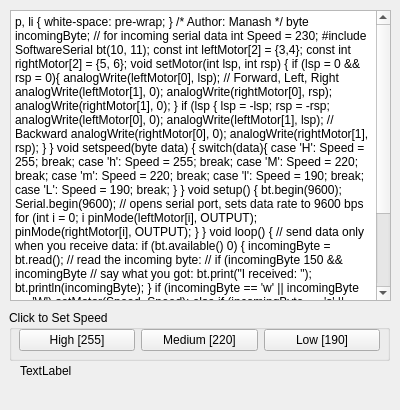
   <widget class="QWidget" name="tab_2">
    <attribute name="title">
     <string>Source code and Speed Control</string>
    </attribute>
    <widget class="QTextBrowser" name="textBrowser">
     <property name="geometry">
      <rect>
       <x>10</x>
       <y>10</y>
       <width>381</width>
       <height>291</height>
      </rect>
     </property>
     <property name="html">
      <string>&lt;!DOCTYPE HTML PUBLIC &quot;-//W3C//DTD HTML 4.0//EN&quot; &quot;http://www.w3.org/TR/REC-html40/strict.dtd&quot;&gt;
&lt;html&gt;&lt;head&gt;&lt;meta name=&quot;qrichtext&quot; content=&quot;1&quot; /&gt;&lt;style type=&quot;text/css&quot;&gt;
p, li { white-space: pre-wrap; }
&lt;/style&gt;&lt;/head&gt;&lt;body style=&quot; font-family:'MS Shell Dlg 2'; font-size:8.25pt; font-weight:400; font-style:normal;&quot;&gt;
&lt;p style=&quot; margin-top:0px; margin-bottom:0px; margin-left:0px; margin-right:0px; -qt-block-indent:0; text-indent:0px;&quot;&gt;&lt;span style=&quot; font-family:'Consolas'; font-size:12pt;&quot;&gt;/*&lt;/span&gt;&lt;/p&gt;
&lt;p style=&quot; margin-top:0px; margin-bottom:0px; margin-left:0px; margin-right:0px; -qt-block-indent:0; text-indent:0px;&quot;&gt;&lt;span style=&quot; font-family:'Consolas'; font-size:12pt;&quot;&gt;  Author: Manash&lt;/span&gt;&lt;/p&gt;
&lt;p style=&quot;-qt-paragraph-type:empty; margin-top:0px; margin-bottom:0px; margin-left:0px; margin-right:0px; -qt-block-indent:0; text-indent:0px; font-family:'Consolas'; font-size:12pt;&quot;&gt;&lt;br /&gt;&lt;/p&gt;
&lt;p style=&quot; margin-top:0px; margin-bottom:0px; margin-left:0px; margin-right:0px; -qt-block-indent:0; text-indent:0px;&quot;&gt;&lt;span style=&quot; font-family:'Consolas'; font-size:12pt;&quot;&gt;*/&lt;/span&gt;&lt;/p&gt;
&lt;p style=&quot;-qt-paragraph-type:empty; margin-top:0px; margin-bottom:0px; margin-left:0px; margin-right:0px; -qt-block-indent:0; text-indent:0px; font-family:'Consolas'; font-size:12pt;&quot;&gt;&lt;br /&gt;&lt;/p&gt;
&lt;p style=&quot; margin-top:0px; margin-bottom:0px; margin-left:0px; margin-right:0px; -qt-block-indent:0; text-indent:0px;&quot;&gt;&lt;span style=&quot; font-family:'Consolas'; font-size:12pt;&quot;&gt;byte incomingByte;   // for incoming serial data&lt;/span&gt;&lt;/p&gt;
&lt;p style=&quot; margin-top:0px; margin-bottom:0px; margin-left:0px; margin-right:0px; -qt-block-indent:0; text-indent:0px;&quot;&gt;&lt;span style=&quot; font-family:'Consolas'; font-size:12pt;&quot;&gt;int Speed = 230;&lt;/span&gt;&lt;/p&gt;
&lt;p style=&quot;-qt-paragraph-type:empty; margin-top:0px; margin-bottom:0px; margin-left:0px; margin-right:0px; -qt-block-indent:0; text-indent:0px; font-family:'Consolas'; font-size:12pt;&quot;&gt;&lt;br /&gt;&lt;/p&gt;
&lt;p style=&quot; margin-top:0px; margin-bottom:0px; margin-left:0px; margin-right:0px; -qt-block-indent:0; text-indent:0px;&quot;&gt;&lt;span style=&quot; font-family:'Consolas'; font-size:12pt;&quot;&gt;#include &amp;lt;SoftwareSerial.h&amp;gt;&lt;/span&gt;&lt;/p&gt;
&lt;p style=&quot;-qt-paragraph-type:empty; margin-top:0px; margin-bottom:0px; margin-left:0px; margin-right:0px; -qt-block-indent:0; text-indent:0px; font-family:'Consolas'; font-size:12pt;&quot;&gt;&lt;br /&gt;&lt;/p&gt;
&lt;p style=&quot; margin-top:0px; margin-bottom:0px; margin-left:0px; margin-right:0px; -qt-block-indent:0; text-indent:0px;&quot;&gt;&lt;span style=&quot; font-family:'Consolas'; font-size:12pt;&quot;&gt;SoftwareSerial bt(10, 11);&lt;/span&gt;&lt;/p&gt;
&lt;p style=&quot;-qt-paragraph-type:empty; margin-top:0px; margin-bottom:0px; margin-left:0px; margin-right:0px; -qt-block-indent:0; text-indent:0px; font-family:'Consolas'; font-size:12pt;&quot;&gt;&lt;br /&gt;&lt;/p&gt;
&lt;p style=&quot; margin-top:0px; margin-bottom:0px; margin-left:0px; margin-right:0px; -qt-block-indent:0; text-indent:0px;&quot;&gt;&lt;span style=&quot; font-family:'Consolas'; font-size:12pt;&quot;&gt;const int leftMotor[2] = {3,4};&lt;/span&gt;&lt;/p&gt;
&lt;p style=&quot; margin-top:0px; margin-bottom:0px; margin-left:0px; margin-right:0px; -qt-block-indent:0; text-indent:0px;&quot;&gt;&lt;span style=&quot; font-family:'Consolas'; font-size:12pt;&quot;&gt;const int rightMotor[2] = {5, 6};&lt;/span&gt;&lt;/p&gt;
&lt;p style=&quot;-qt-paragraph-type:empty; margin-top:0px; margin-bottom:0px; margin-left:0px; margin-right:0px; -qt-block-indent:0; text-indent:0px; font-family:'Consolas'; font-size:12pt;&quot;&gt;&lt;br /&gt;&lt;/p&gt;
&lt;p style=&quot;-qt-paragraph-type:empty; margin-top:0px; margin-bottom:0px; margin-left:0px; margin-right:0px; -qt-block-indent:0; text-indent:0px; font-family:'Consolas'; font-size:12pt;&quot;&gt;&lt;br /&gt;&lt;/p&gt;
&lt;p style=&quot; margin-top:0px; margin-bottom:0px; margin-left:0px; margin-right:0px; -qt-block-indent:0; text-indent:0px;&quot;&gt;&lt;span style=&quot; font-family:'Consolas'; font-size:12pt;&quot;&gt;void setMotor(int lsp, int rsp)&lt;/span&gt;&lt;/p&gt;
&lt;p style=&quot; margin-top:0px; margin-bottom:0px; margin-left:0px; margin-right:0px; -qt-block-indent:0; text-indent:0px;&quot;&gt;&lt;span style=&quot; font-family:'Consolas'; font-size:12pt;&quot;&gt;{&lt;/span&gt;&lt;/p&gt;
&lt;p style=&quot; margin-top:0px; margin-bottom:0px; margin-left:0px; margin-right:0px; -qt-block-indent:0; text-indent:0px;&quot;&gt;&lt;span style=&quot; font-family:'Consolas'; font-size:12pt;&quot;&gt;  if (lsp &amp;gt;= 0 &amp;amp;&amp;amp; rsp &amp;gt;= 0){&lt;/span&gt;&lt;/p&gt;
&lt;p style=&quot; margin-top:0px; margin-bottom:0px; margin-left:0px; margin-right:0px; -qt-block-indent:0; text-indent:0px;&quot;&gt;&lt;span style=&quot; font-family:'Consolas'; font-size:12pt;&quot;&gt;    analogWrite(leftMotor[0], lsp); // Forward, Left, Right&lt;/span&gt;&lt;/p&gt;
&lt;p style=&quot; margin-top:0px; margin-bottom:0px; margin-left:0px; margin-right:0px; -qt-block-indent:0; text-indent:0px;&quot;&gt;&lt;span style=&quot; font-family:'Consolas'; font-size:12pt;&quot;&gt;    analogWrite(leftMotor[1], 0);&lt;/span&gt;&lt;/p&gt;
&lt;p style=&quot; margin-top:0px; margin-bottom:0px; margin-left:0px; margin-right:0px; -qt-block-indent:0; text-indent:0px;&quot;&gt;&lt;span style=&quot; font-family:'Consolas'; font-size:12pt;&quot;&gt;    analogWrite(rightMotor[0], rsp);&lt;/span&gt;&lt;/p&gt;
&lt;p style=&quot; margin-top:0px; margin-bottom:0px; margin-left:0px; margin-right:0px; -qt-block-indent:0; text-indent:0px;&quot;&gt;&lt;span style=&quot; font-family:'Consolas'; font-size:12pt;&quot;&gt;    analogWrite(rightMotor[1], 0);&lt;/span&gt;&lt;/p&gt;
&lt;p style=&quot; margin-top:0px; margin-bottom:0px; margin-left:0px; margin-right:0px; -qt-block-indent:0; text-indent:0px;&quot;&gt;&lt;span style=&quot; font-family:'Consolas'; font-size:12pt;&quot;&gt;  }&lt;/span&gt;&lt;/p&gt;
&lt;p style=&quot; margin-top:0px; margin-bottom:0px; margin-left:0px; margin-right:0px; -qt-block-indent:0; text-indent:0px;&quot;&gt;&lt;span style=&quot; font-family:'Consolas'; font-size:12pt;&quot;&gt;  &lt;/span&gt;&lt;/p&gt;
&lt;p style=&quot; margin-top:0px; margin-bottom:0px; margin-left:0px; margin-right:0px; -qt-block-indent:0; text-indent:0px;&quot;&gt;&lt;span style=&quot; font-family:'Consolas'; font-size:12pt;&quot;&gt;  if (lsp &amp;lt; 0 &amp;amp;&amp;amp; rsp &amp;lt; 0)&lt;/span&gt;&lt;/p&gt;
&lt;p style=&quot; margin-top:0px; margin-bottom:0px; margin-left:0px; margin-right:0px; -qt-block-indent:0; text-indent:0px;&quot;&gt;&lt;span style=&quot; font-family:'Consolas'; font-size:12pt;&quot;&gt;  {&lt;/span&gt;&lt;/p&gt;
&lt;p style=&quot; margin-top:0px; margin-bottom:0px; margin-left:0px; margin-right:0px; -qt-block-indent:0; text-indent:0px;&quot;&gt;&lt;span style=&quot; font-family:'Consolas'; font-size:12pt;&quot;&gt;    lsp = -lsp;&lt;/span&gt;&lt;/p&gt;
&lt;p style=&quot; margin-top:0px; margin-bottom:0px; margin-left:0px; margin-right:0px; -qt-block-indent:0; text-indent:0px;&quot;&gt;&lt;span style=&quot; font-family:'Consolas'; font-size:12pt;&quot;&gt;    rsp = -rsp;&lt;/span&gt;&lt;/p&gt;
&lt;p style=&quot; margin-top:0px; margin-bottom:0px; margin-left:0px; margin-right:0px; -qt-block-indent:0; text-indent:0px;&quot;&gt;&lt;span style=&quot; font-family:'Consolas'; font-size:12pt;&quot;&gt;    &lt;/span&gt;&lt;/p&gt;
&lt;p style=&quot; margin-top:0px; margin-bottom:0px; margin-left:0px; margin-right:0px; -qt-block-indent:0; text-indent:0px;&quot;&gt;&lt;span style=&quot; font-family:'Consolas'; font-size:12pt;&quot;&gt;    analogWrite(leftMotor[0], 0);&lt;/span&gt;&lt;/p&gt;
&lt;p style=&quot; margin-top:0px; margin-bottom:0px; margin-left:0px; margin-right:0px; -qt-block-indent:0; text-indent:0px;&quot;&gt;&lt;span style=&quot; font-family:'Consolas'; font-size:12pt;&quot;&gt;    analogWrite(leftMotor[1], lsp); // Backward&lt;/span&gt;&lt;/p&gt;
&lt;p style=&quot; margin-top:0px; margin-bottom:0px; margin-left:0px; margin-right:0px; -qt-block-indent:0; text-indent:0px;&quot;&gt;&lt;span style=&quot; font-family:'Consolas'; font-size:12pt;&quot;&gt;    analogWrite(rightMotor[0], 0);&lt;/span&gt;&lt;/p&gt;
&lt;p style=&quot; margin-top:0px; margin-bottom:0px; margin-left:0px; margin-right:0px; -qt-block-indent:0; text-indent:0px;&quot;&gt;&lt;span style=&quot; font-family:'Consolas'; font-size:12pt;&quot;&gt;    analogWrite(rightMotor[1], rsp);&lt;/span&gt;&lt;/p&gt;
&lt;p style=&quot; margin-top:0px; margin-bottom:0px; margin-left:0px; margin-right:0px; -qt-block-indent:0; text-indent:0px;&quot;&gt;&lt;span style=&quot; font-family:'Consolas'; font-size:12pt;&quot;&gt;  }&lt;/span&gt;&lt;/p&gt;
&lt;p style=&quot; margin-top:0px; margin-bottom:0px; margin-left:0px; margin-right:0px; -qt-block-indent:0; text-indent:0px;&quot;&gt;&lt;span style=&quot; font-family:'Consolas'; font-size:12pt;&quot;&gt;  &lt;/span&gt;&lt;/p&gt;
&lt;p style=&quot; margin-top:0px; margin-bottom:0px; margin-left:0px; margin-right:0px; -qt-block-indent:0; text-indent:0px;&quot;&gt;&lt;span style=&quot; font-family:'Consolas'; font-size:12pt;&quot;&gt;}&lt;/span&gt;&lt;/p&gt;
&lt;p style=&quot;-qt-paragraph-type:empty; margin-top:0px; margin-bottom:0px; margin-left:0px; margin-right:0px; -qt-block-indent:0; text-indent:0px; font-family:'Consolas'; font-size:12pt;&quot;&gt;&lt;br /&gt;&lt;/p&gt;
&lt;p style=&quot; margin-top:0px; margin-bottom:0px; margin-left:0px; margin-right:0px; -qt-block-indent:0; text-indent:0px;&quot;&gt;&lt;span style=&quot; font-family:'Consolas'; font-size:12pt;&quot;&gt;void setspeed(byte data)&lt;/span&gt;&lt;/p&gt;
&lt;p style=&quot; margin-top:0px; margin-bottom:0px; margin-left:0px; margin-right:0px; -qt-block-indent:0; text-indent:0px;&quot;&gt;&lt;span style=&quot; font-family:'Consolas'; font-size:12pt;&quot;&gt;{&lt;/span&gt;&lt;/p&gt;
&lt;p style=&quot; margin-top:0px; margin-bottom:0px; margin-left:0px; margin-right:0px; -qt-block-indent:0; text-indent:0px;&quot;&gt;&lt;span style=&quot; font-family:'Consolas'; font-size:12pt;&quot;&gt;  switch(data){&lt;/span&gt;&lt;/p&gt;
&lt;p style=&quot; margin-top:0px; margin-bottom:0px; margin-left:0px; margin-right:0px; -qt-block-indent:0; text-indent:0px;&quot;&gt;&lt;span style=&quot; font-family:'Consolas'; font-size:12pt;&quot;&gt;    &lt;/span&gt;&lt;/p&gt;
&lt;p style=&quot; margin-top:0px; margin-bottom:0px; margin-left:0px; margin-right:0px; -qt-block-indent:0; text-indent:0px;&quot;&gt;&lt;span style=&quot; font-family:'Consolas'; font-size:12pt;&quot;&gt;       case 'H':&lt;/span&gt;&lt;/p&gt;
&lt;p style=&quot; margin-top:0px; margin-bottom:0px; margin-left:0px; margin-right:0px; -qt-block-indent:0; text-indent:0px;&quot;&gt;&lt;span style=&quot; font-family:'Consolas'; font-size:12pt;&quot;&gt;         Speed = 255;&lt;/span&gt;&lt;/p&gt;
&lt;p style=&quot; margin-top:0px; margin-bottom:0px; margin-left:0px; margin-right:0px; -qt-block-indent:0; text-indent:0px;&quot;&gt;&lt;span style=&quot; font-family:'Consolas'; font-size:12pt;&quot;&gt;         break;&lt;/span&gt;&lt;/p&gt;
&lt;p style=&quot; margin-top:0px; margin-bottom:0px; margin-left:0px; margin-right:0px; -qt-block-indent:0; text-indent:0px;&quot;&gt;&lt;span style=&quot; font-family:'Consolas'; font-size:12pt;&quot;&gt;       case 'h':&lt;/span&gt;&lt;/p&gt;
&lt;p style=&quot; margin-top:0px; margin-bottom:0px; margin-left:0px; margin-right:0px; -qt-block-indent:0; text-indent:0px;&quot;&gt;&lt;span style=&quot; font-family:'Consolas'; font-size:12pt;&quot;&gt;         Speed = 255;&lt;/span&gt;&lt;/p&gt;
&lt;p style=&quot; margin-top:0px; margin-bottom:0px; margin-left:0px; margin-right:0px; -qt-block-indent:0; text-indent:0px;&quot;&gt;&lt;span style=&quot; font-family:'Consolas'; font-size:12pt;&quot;&gt;         break;&lt;/span&gt;&lt;/p&gt;
&lt;p style=&quot; margin-top:0px; margin-bottom:0px; margin-left:0px; margin-right:0px; -qt-block-indent:0; text-indent:0px;&quot;&gt;&lt;span style=&quot; font-family:'Consolas'; font-size:12pt;&quot;&gt;       case 'M':&lt;/span&gt;&lt;/p&gt;
&lt;p style=&quot; margin-top:0px; margin-bottom:0px; margin-left:0px; margin-right:0px; -qt-block-indent:0; text-indent:0px;&quot;&gt;&lt;span style=&quot; font-family:'Consolas'; font-size:12pt;&quot;&gt;         Speed = 220;&lt;/span&gt;&lt;/p&gt;
&lt;p style=&quot; margin-top:0px; margin-bottom:0px; margin-left:0px; margin-right:0px; -qt-block-indent:0; text-indent:0px;&quot;&gt;&lt;span style=&quot; font-family:'Consolas'; font-size:12pt;&quot;&gt;         break;&lt;/span&gt;&lt;/p&gt;
&lt;p style=&quot; margin-top:0px; margin-bottom:0px; margin-left:0px; margin-right:0px; -qt-block-indent:0; text-indent:0px;&quot;&gt;&lt;span style=&quot; font-family:'Consolas'; font-size:12pt;&quot;&gt;       case 'm':&lt;/span&gt;&lt;/p&gt;
&lt;p style=&quot; margin-top:0px; margin-bottom:0px; margin-left:0px; margin-right:0px; -qt-block-indent:0; text-indent:0px;&quot;&gt;&lt;span style=&quot; font-family:'Consolas'; font-size:12pt;&quot;&gt;         Speed = 220;&lt;/span&gt;&lt;/p&gt;
&lt;p style=&quot; margin-top:0px; margin-bottom:0px; margin-left:0px; margin-right:0px; -qt-block-indent:0; text-indent:0px;&quot;&gt;&lt;span style=&quot; font-family:'Consolas'; font-size:12pt;&quot;&gt;         break;&lt;/span&gt;&lt;/p&gt;
&lt;p style=&quot; margin-top:0px; margin-bottom:0px; margin-left:0px; margin-right:0px; -qt-block-indent:0; text-indent:0px;&quot;&gt;&lt;span style=&quot; font-family:'Consolas'; font-size:12pt;&quot;&gt;       case 'l':&lt;/span&gt;&lt;/p&gt;
&lt;p style=&quot; margin-top:0px; margin-bottom:0px; margin-left:0px; margin-right:0px; -qt-block-indent:0; text-indent:0px;&quot;&gt;&lt;span style=&quot; font-family:'Consolas'; font-size:12pt;&quot;&gt;         Speed = 190;&lt;/span&gt;&lt;/p&gt;
&lt;p style=&quot; margin-top:0px; margin-bottom:0px; margin-left:0px; margin-right:0px; -qt-block-indent:0; text-indent:0px;&quot;&gt;&lt;span style=&quot; font-family:'Consolas'; font-size:12pt;&quot;&gt;         break;&lt;/span&gt;&lt;/p&gt;
&lt;p style=&quot; margin-top:0px; margin-bottom:0px; margin-left:0px; margin-right:0px; -qt-block-indent:0; text-indent:0px;&quot;&gt;&lt;span style=&quot; font-family:'Consolas'; font-size:12pt;&quot;&gt;       case 'L':&lt;/span&gt;&lt;/p&gt;
&lt;p style=&quot; margin-top:0px; margin-bottom:0px; margin-left:0px; margin-right:0px; -qt-block-indent:0; text-indent:0px;&quot;&gt;&lt;span style=&quot; font-family:'Consolas'; font-size:12pt;&quot;&gt;         Speed = 190;&lt;/span&gt;&lt;/p&gt;
&lt;p style=&quot; margin-top:0px; margin-bottom:0px; margin-left:0px; margin-right:0px; -qt-block-indent:0; text-indent:0px;&quot;&gt;&lt;span style=&quot; font-family:'Consolas'; font-size:12pt;&quot;&gt;         break;&lt;/span&gt;&lt;/p&gt;
&lt;p style=&quot;-qt-paragraph-type:empty; margin-top:0px; margin-bottom:0px; margin-left:0px; margin-right:0px; -qt-block-indent:0; text-indent:0px; font-family:'Consolas'; font-size:12pt;&quot;&gt;&lt;br /&gt;&lt;/p&gt;
&lt;p style=&quot; margin-top:0px; margin-bottom:0px; margin-left:0px; margin-right:0px; -qt-block-indent:0; text-indent:0px;&quot;&gt;&lt;span style=&quot; font-family:'Consolas'; font-size:12pt;&quot;&gt;     } &lt;/span&gt;&lt;/p&gt;
&lt;p style=&quot; margin-top:0px; margin-bottom:0px; margin-left:0px; margin-right:0px; -qt-block-indent:0; text-indent:0px;&quot;&gt;&lt;span style=&quot; font-family:'Consolas'; font-size:12pt;&quot;&gt;    &lt;/span&gt;&lt;/p&gt;
&lt;p style=&quot; margin-top:0px; margin-bottom:0px; margin-left:0px; margin-right:0px; -qt-block-indent:0; text-indent:0px;&quot;&gt;&lt;span style=&quot; font-family:'Consolas'; font-size:12pt;&quot;&gt;}&lt;/span&gt;&lt;/p&gt;
&lt;p style=&quot;-qt-paragraph-type:empty; margin-top:0px; margin-bottom:0px; margin-left:0px; margin-right:0px; -qt-block-indent:0; text-indent:0px; font-family:'Consolas'; font-size:12pt;&quot;&gt;&lt;br /&gt;&lt;/p&gt;
&lt;p style=&quot;-qt-paragraph-type:empty; margin-top:0px; margin-bottom:0px; margin-left:0px; margin-right:0px; -qt-block-indent:0; text-indent:0px; font-family:'Consolas'; font-size:12pt;&quot;&gt;&lt;br /&gt;&lt;/p&gt;
&lt;p style=&quot; margin-top:0px; margin-bottom:0px; margin-left:0px; margin-right:0px; -qt-block-indent:0; text-indent:0px;&quot;&gt;&lt;span style=&quot; font-family:'Consolas'; font-size:12pt;&quot;&gt;void setup() {&lt;/span&gt;&lt;/p&gt;
&lt;p style=&quot; margin-top:0px; margin-bottom:0px; margin-left:0px; margin-right:0px; -qt-block-indent:0; text-indent:0px;&quot;&gt;&lt;span style=&quot; font-family:'Consolas'; font-size:12pt;&quot;&gt;    bt.begin(9600);&lt;/span&gt;&lt;/p&gt;
&lt;p style=&quot; margin-top:0px; margin-bottom:0px; margin-left:0px; margin-right:0px; -qt-block-indent:0; text-indent:0px;&quot;&gt;&lt;span style=&quot; font-family:'Consolas'; font-size:12pt;&quot;&gt;    Serial.begin(9600);     // opens serial port, sets data rate to 9600 bps&lt;/span&gt;&lt;/p&gt;
&lt;p style=&quot; margin-top:0px; margin-bottom:0px; margin-left:0px; margin-right:0px; -qt-block-indent:0; text-indent:0px;&quot;&gt;&lt;span style=&quot; font-family:'Consolas'; font-size:12pt;&quot;&gt;     &lt;/span&gt;&lt;/p&gt;
&lt;p style=&quot; margin-top:0px; margin-bottom:0px; margin-left:0px; margin-right:0px; -qt-block-indent:0; text-indent:0px;&quot;&gt;&lt;span style=&quot; font-family:'Consolas'; font-size:12pt;&quot;&gt;    for (int i = 0; i &amp;lt; 2; i++){&lt;/span&gt;&lt;/p&gt;
&lt;p style=&quot; margin-top:0px; margin-bottom:0px; margin-left:0px; margin-right:0px; -qt-block-indent:0; text-indent:0px;&quot;&gt;&lt;span style=&quot; font-family:'Consolas'; font-size:12pt;&quot;&gt;      pinMode(leftMotor[i], OUTPUT);&lt;/span&gt;&lt;/p&gt;
&lt;p style=&quot; margin-top:0px; margin-bottom:0px; margin-left:0px; margin-right:0px; -qt-block-indent:0; text-indent:0px;&quot;&gt;&lt;span style=&quot; font-family:'Consolas'; font-size:12pt;&quot;&gt;      pinMode(rightMotor[i], OUTPUT);&lt;/span&gt;&lt;/p&gt;
&lt;p style=&quot; margin-top:0px; margin-bottom:0px; margin-left:0px; margin-right:0px; -qt-block-indent:0; text-indent:0px;&quot;&gt;&lt;span style=&quot; font-family:'Consolas'; font-size:12pt;&quot;&gt;  }&lt;/span&gt;&lt;/p&gt;
&lt;p style=&quot; margin-top:0px; margin-bottom:0px; margin-left:0px; margin-right:0px; -qt-block-indent:0; text-indent:0px;&quot;&gt;&lt;span style=&quot; font-family:'Consolas'; font-size:12pt;&quot;&gt;}&lt;/span&gt;&lt;/p&gt;
&lt;p style=&quot;-qt-paragraph-type:empty; margin-top:0px; margin-bottom:0px; margin-left:0px; margin-right:0px; -qt-block-indent:0; text-indent:0px; font-family:'Consolas'; font-size:12pt;&quot;&gt;&lt;br /&gt;&lt;/p&gt;
&lt;p style=&quot; margin-top:0px; margin-bottom:0px; margin-left:0px; margin-right:0px; -qt-block-indent:0; text-indent:0px;&quot;&gt;&lt;span style=&quot; font-family:'Consolas'; font-size:12pt;&quot;&gt;void loop() {&lt;/span&gt;&lt;/p&gt;
&lt;p style=&quot; margin-top:0px; margin-bottom:0px; margin-left:0px; margin-right:0px; -qt-block-indent:0; text-indent:0px;&quot;&gt;&lt;span style=&quot; font-family:'Consolas'; font-size:12pt;&quot;&gt;        // send data only when you receive data:&lt;/span&gt;&lt;/p&gt;
&lt;p style=&quot; margin-top:0px; margin-bottom:0px; margin-left:0px; margin-right:0px; -qt-block-indent:0; text-indent:0px;&quot;&gt;&lt;span style=&quot; font-family:'Consolas'; font-size:12pt;&quot;&gt;    if (bt.available() &amp;gt; 0) {&lt;/span&gt;&lt;/p&gt;
&lt;p style=&quot; margin-top:0px; margin-bottom:0px; margin-left:0px; margin-right:0px; -qt-block-indent:0; text-indent:0px;&quot;&gt;&lt;span style=&quot; font-family:'Consolas'; font-size:12pt;&quot;&gt;        incomingByte = bt.read();         // read the incoming byte:&lt;/span&gt;&lt;/p&gt;
&lt;p style=&quot; margin-top:0px; margin-bottom:0px; margin-left:0px; margin-right:0px; -qt-block-indent:0; text-indent:0px;&quot;&gt;&lt;span style=&quot; font-family:'Consolas'; font-size:12pt;&quot;&gt;       // if (incomingByte &amp;gt; 150 &amp;amp;&amp;amp; incomingByte &amp;lt;= 255) Speed = incomingByte.parseInt();&lt;/span&gt;&lt;/p&gt;
&lt;p style=&quot; margin-top:0px; margin-bottom:0px; margin-left:0px; margin-right:0px; -qt-block-indent:0; text-indent:0px;&quot;&gt;&lt;span style=&quot; font-family:'Consolas'; font-size:12pt;&quot;&gt;                // say what you got:&lt;/span&gt;&lt;/p&gt;
&lt;p style=&quot; margin-top:0px; margin-bottom:0px; margin-left:0px; margin-right:0px; -qt-block-indent:0; text-indent:0px;&quot;&gt;&lt;span style=&quot; font-family:'Consolas'; font-size:12pt;&quot;&gt;                bt.print(&amp;quot;I received: &amp;quot;);&lt;/span&gt;&lt;/p&gt;
&lt;p style=&quot; margin-top:0px; margin-bottom:0px; margin-left:0px; margin-right:0px; -qt-block-indent:0; text-indent:0px;&quot;&gt;&lt;span style=&quot; font-family:'Consolas'; font-size:12pt;&quot;&gt;                bt.println(incomingByte);&lt;/span&gt;&lt;/p&gt;
&lt;p style=&quot; margin-top:0px; margin-bottom:0px; margin-left:0px; margin-right:0px; -qt-block-indent:0; text-indent:0px;&quot;&gt;&lt;span style=&quot; font-family:'Consolas'; font-size:12pt;&quot;&gt;        }&lt;/span&gt;&lt;/p&gt;
&lt;p style=&quot; margin-top:0px; margin-bottom:0px; margin-left:0px; margin-right:0px; -qt-block-indent:0; text-indent:0px;&quot;&gt;&lt;span style=&quot; font-family:'Consolas'; font-size:12pt;&quot;&gt;        &lt;/span&gt;&lt;/p&gt;
&lt;p style=&quot; margin-top:0px; margin-bottom:0px; margin-left:0px; margin-right:0px; -qt-block-indent:0; text-indent:0px;&quot;&gt;&lt;span style=&quot; font-family:'Consolas'; font-size:12pt;&quot;&gt;    if (incomingByte == 'w' || incomingByte == 'W') setMotor(Speed, Speed);&lt;/span&gt;&lt;/p&gt;
&lt;p style=&quot; margin-top:0px; margin-bottom:0px; margin-left:0px; margin-right:0px; -qt-block-indent:0; text-indent:0px;&quot;&gt;&lt;span style=&quot; font-family:'Consolas'; font-size:12pt;&quot;&gt;    else if (incomingByte == 's' || incomingByte == 'S') setMotor(-Speed, -Speed);&lt;/span&gt;&lt;/p&gt;
&lt;p style=&quot; margin-top:0px; margin-bottom:0px; margin-left:0px; margin-right:0px; -qt-block-indent:0; text-indent:0px;&quot;&gt;&lt;span style=&quot; font-family:'Consolas'; font-size:12pt;&quot;&gt;    else if (incomingByte == 'a' || incomingByte == 'A') setMotor(0, Speed);&lt;/span&gt;&lt;/p&gt;
&lt;p style=&quot; margin-top:0px; margin-bottom:0px; margin-left:0px; margin-right:0px; -qt-block-indent:0; text-indent:0px;&quot;&gt;&lt;span style=&quot; font-family:'Consolas'; font-size:12pt;&quot;&gt;    else if (incomingByte == 'd' || incomingByte == 'D') setMotor(Speed, 0);&lt;/span&gt;&lt;/p&gt;
&lt;p style=&quot; margin-top:0px; margin-bottom:0px; margin-left:0px; margin-right:0px; -qt-block-indent:0; text-indent:0px;&quot;&gt;&lt;span style=&quot; font-family:'Consolas'; font-size:12pt;&quot;&gt;    else if (incomingByte == 'H' || incomingByte == 'h' || incomingByte == 'L' || incomingByte == 'l' || incomingByte == 'm' || incomingByte == 'M') setspeed(incomingByte);   &lt;/span&gt;&lt;/p&gt;
&lt;p style=&quot; margin-top:0px; margin-bottom:0px; margin-left:0px; margin-right:0px; -qt-block-indent:0; text-indent:0px;&quot;&gt;&lt;span style=&quot; font-family:'Consolas'; font-size:12pt;&quot;&gt;    else setMotor(0, 0);      &lt;/span&gt;&lt;/p&gt;
&lt;p style=&quot; margin-top:0px; margin-bottom:0px; margin-left:0px; margin-right:0px; -qt-block-indent:0; text-indent:0px;&quot;&gt;&lt;span style=&quot; font-family:'Consolas'; font-size:12pt;&quot;&gt;} &lt;/span&gt;&lt;/p&gt;&lt;/body&gt;&lt;/html&gt;</string>
     </property>
    </widget>
    <widget class="QGroupBox" name="groupBox_3">
     <property name="geometry">
      <rect>
       <x>9</x>
       <y>310</y>
       <width>381</width>
       <height>51</height>
      </rect>
     </property>
     <property name="title">
      <string>Click to Set Speed</string>
     </property>
     <widget class="QWidget" name="">
      <property name="geometry">
       <rect>
        <x>10</x>
        <y>0</y>
        <width>361</width>
        <height>61</height>
       </rect>
      </property>
      <layout class="QHBoxLayout" name="horizontalLayout_3">
       <item>
        <widget class="QPushButton" name="highspeed">
         <property name="text">
          <string>High [255]</string>
         </property>
        </widget>
       </item>
       <item>
        <widget class="QPushButton" name="mediumspeed">
         <property name="text">
          <string>Medium [220]</string>
         </property>
        </widget>
       </item>
       <item>
        <widget class="QPushButton" name="lowspeed">
         <property name="text">
          <string>Low [190]</string>
         </property>
        </widget>
       </item>
      </layout>
     </widget>
    </widget>
    <widget class="QLabel" name="speedLabel">
     <property name="geometry">
      <rect>
       <x>20</x>
       <y>340</y>
       <width>361</width>
       <height>61</height>
      </rect>
     </property>
     <property name="text">
      <string>TextLabel</string>
     </property>
    </widget>
   </widget>
